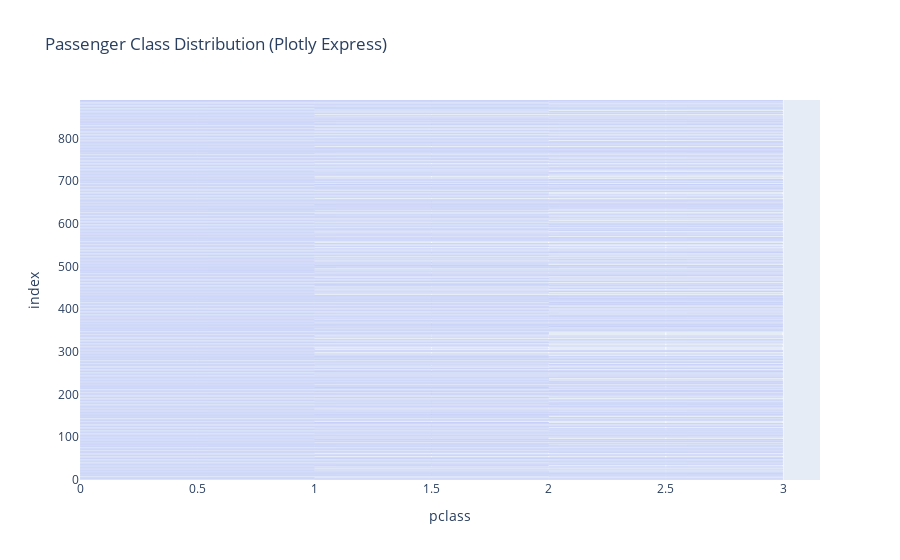
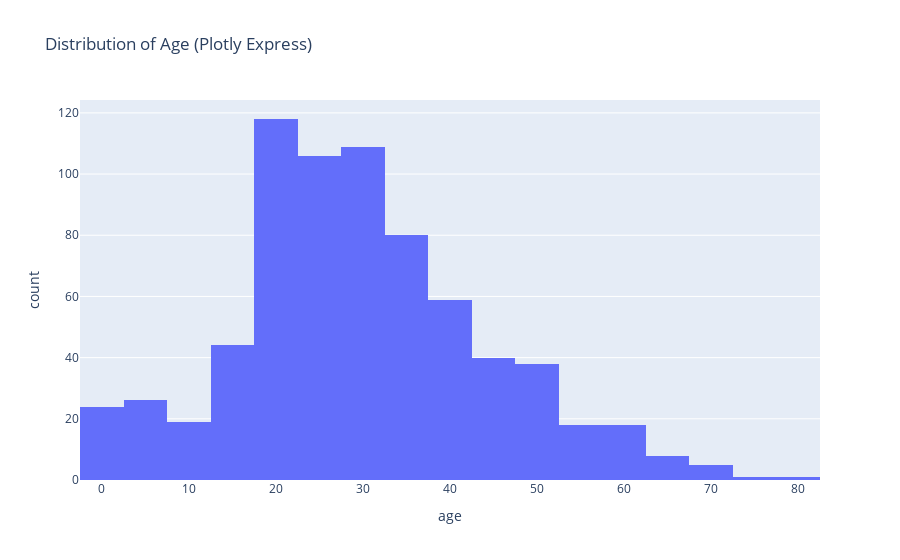
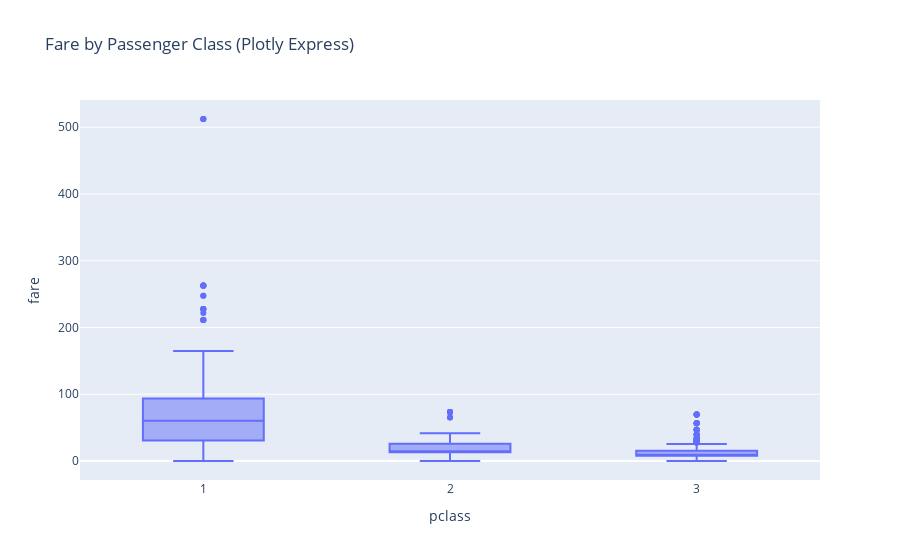

The notebook cell saved with these charts, in order:
### Code cell
# Univariate Visualizations
# Visualizing the distribution of individual features.

# Seaborn

# Count Plot of Survival
sns.countplot(x='survived', data=titanic_df)
plt.title('Survival Count (Seaborn)')
plt.xlabel('Survived (0 = No, 1 = Yes)')
plt.ylabel('Number of Passengers')
plt.show()

# Histogram of Age
sns.histplot(titanic_df['age'].dropna(), kde=True)
plt.title('Distribution of Age (Seaborn)')
plt.xlabel('Age')
plt.ylabel('Frequency')
plt.show()

# Box Plot of Fare by Passenger Class
sns.boxplot(x='pclass', y='fare', data=titanic_df)
plt.title('Fare by Passenger Class (Seaborn)')
plt.xlabel('Passenger Class')
plt.ylabel('Fare')
plt.show()

# Plotly Express

# Bar Chart of Passenger Class
fig = px.bar(titanic_df, x='pclass', title='Passenger Class Distribution (Plotly Express)')
fig.show()

# Histogram of Age
fig = px.histogram(titanic_df.dropna(subset=['age']), x='age', title='Distribution of Age (Plotly Express)')
fig.show()

# Box Plot of Fare by Passenger Class
fig = px.box(titanic_df, x='pclass', y='fare', title='Fare by Passenger Class (Plotly Express)')
fig.show()

### Figure 1 — Plotly figure (JSON) as saved in the notebook; plotly's stock layout.template omitted (floating-point values rounded to 4 significant figures; data arrays with more than 128 entries replaced by an {"elided": "..."} marker saying what was removed)
{"data": [{"alignmentgroup": "True", "hovertemplate": "pclass=%{x}<br>index=%{y}<extra></extra>", "legendgroup": "", "marker": {"color": "#636efa", "pattern": {"shape": ""}}, "name": "", "offsetgroup": "", "orientation": "h", "showlegend": false, "textposition": "auto", "type": "bar", "x": {"elided": "891 int values"}, "xaxis": "x", "y": {"elided": "891 int values"}, "yaxis": "y"}], "layout": {"autosize": true, "barmode": "relative", "legend": {"tracegroupgap": 0}, "title": {"text": "Passenger Class Distribution (Plotly Express)"}, "xaxis": {"anchor": "y", "autorange": true, "domain": [0, 1], "range": [0, 3.158], "title": {"text": "pclass"}, "type": "linear"}, "yaxis": {"anchor": "x", "autorange": true, "domain": [0, 1], "range": [-0.5, 890.5], "title": {"text": "index"}, "type": "linear"}}}

### Figure 2 — Plotly figure (JSON) as saved in the notebook; plotly's stock layout.template omitted (floating-point values rounded to 4 significant figures; data arrays with more than 128 entries replaced by an {"elided": "..."} marker saying what was removed)
{"data": [{"alignmentgroup": "True", "bingroup": "x", "hovertemplate": "age=%{x}<br>count=%{y}<extra></extra>", "legendgroup": "", "marker": {"color": "#636efa", "pattern": {"shape": ""}}, "name": "", "offsetgroup": "", "orientation": "v", "showlegend": false, "type": "histogram", "x": {"elided": "714 float values"}, "xaxis": "x", "yaxis": "y"}], "layout": {"autosize": true, "barmode": "relative", "legend": {"tracegroupgap": 0}, "title": {"text": "Distribution of Age (Plotly Express)"}, "xaxis": {"anchor": "y", "autorange": true, "domain": [0, 1], "range": [-2.5, 82.5], "title": {"text": "age"}, "type": "linear"}, "yaxis": {"anchor": "x", "autorange": true, "domain": [0, 1], "range": [0, 124.2], "title": {"text": "count"}}}}

### Figure 3 — Plotly figure (JSON) as saved in the notebook; plotly's stock layout.template omitted (floating-point values rounded to 4 significant figures; data arrays with more than 128 entries replaced by an {"elided": "..."} marker saying what was removed)
{"data": [{"alignmentgroup": "True", "hovertemplate": "pclass=%{x}<br>fare=%{y}<extra></extra>", "legendgroup": "", "marker": {"color": "#636efa"}, "name": "", "notched": false, "offsetgroup": "", "orientation": "v", "showlegend": false, "type": "box", "x": {"elided": "891 int values"}, "x0": " ", "xaxis": "x", "y": {"elided": "891 float values"}, "y0": " ", "yaxis": "y"}], "layout": {"autosize": true, "boxmode": "group", "legend": {"tracegroupgap": 0}, "title": {"text": "Fare by Passenger Class (Plotly Express)"}, "xaxis": {"anchor": "y", "autorange": true, "domain": [0, 1], "range": [0.5, 3.5], "title": {"text": "pclass"}, "type": "linear"}, "yaxis": {"anchor": "x", "autorange": true, "domain": [0, 1], "range": [-28.46, 540.8], "title": {"text": "fare"}, "type": "linear"}}}
